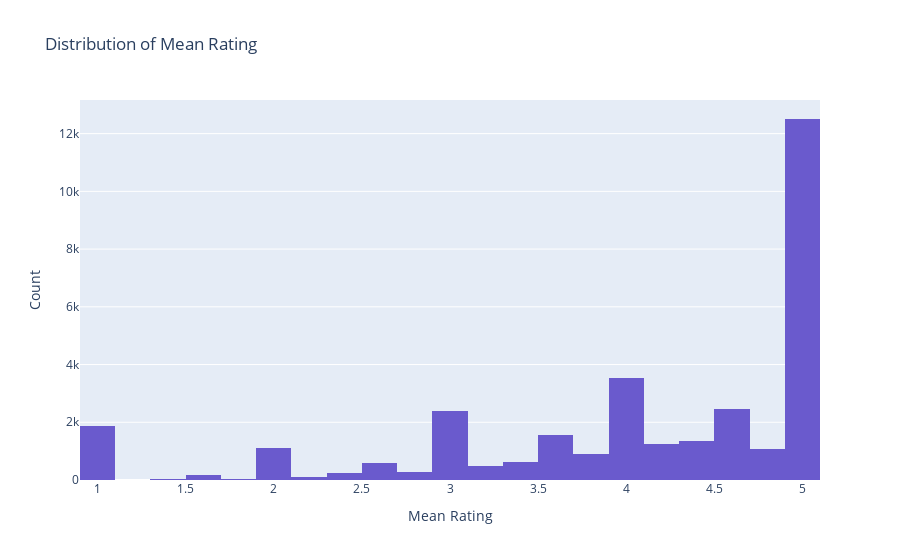

Write notebook code for a chart like this one.
### Code cell
# Create a histogram using Plotly Express
fig = px.histogram(df_rating_by_mean, x='Mean Rating', nbins=30, title='Distribution of Mean Rating', color_discrete_sequence=['slateblue'])

fig.update_layout(
    xaxis_title='Mean Rating',
    yaxis_title='Count',
    showlegend=False  
)

fig.show()

### Figure 1 — Plotly figure (JSON) as saved in the notebook; plotly's stock layout.template omitted (floating-point values rounded to 4 significant figures; data arrays with more than 128 entries replaced by an {"elided": "..."} marker saying what was removed)
{"data": [{"alignmentgroup": "True", "bingroup": "x", "hovertemplate": "Mean Rating=%{x}<br>count=%{y}<extra></extra>", "legendgroup": "", "marker": {"color": "slateblue", "pattern": {"shape": ""}}, "name": "", "nbinsx": 30, "offsetgroup": "", "orientation": "v", "showlegend": false, "type": "histogram", "x": {"elided": "32586 float values"}, "xaxis": "x", "yaxis": "y"}], "layout": {"barmode": "relative", "legend": {"tracegroupgap": 0}, "showlegend": false, "title": {"text": "Distribution of Mean Rating"}, "xaxis": {"anchor": "y", "domain": [0, 1], "title": {"text": "Mean Rating"}}, "yaxis": {"anchor": "x", "domain": [0, 1], "title": {"text": "Count"}}}}
